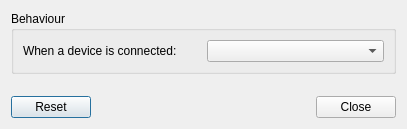
<?xml version="1.0" encoding="UTF-8"?>
<ui version="4.0">
 <class>Configuration</class>
 <widget class="QDialog" name="Configuration">
  <property name="geometry">
   <rect>
    <x>0</x>
    <y>0</y>
    <width>407</width>
    <height>129</height>
   </rect>
  </property>
  <property name="windowTitle">
   <string>Removable Media Settings</string>
  </property>
  <layout class="QGridLayout" name="gridLayout">
   <item row="0" column="0">
    <widget class="QGroupBox" name="groupBox">
     <property name="title">
      <string>Behaviour</string>
     </property>
     <layout class="QHBoxLayout" name="horizontalLayout">
      <item>
       <widget class="QLabel" name="devAddedLabel">
        <property name="text">
         <string>When a device is connected:</string>
        </property>
       </widget>
      </item>
      <item>
       <widget class="QComboBox" name="devAddedCombo"/>
      </item>
     </layout>
    </widget>
   </item>
   <item row="1" column="0">
    <spacer name="verticalSpacer">
     <property name="orientation">
      <enum>Qt::Vertical</enum>
     </property>
     <property name="sizeHint" stdset="0">
      <size>
       <width>20</width>
       <height>41</height>
      </size>
     </property>
    </spacer>
   </item>
   <item row="2" column="0">
    <layout class="QHBoxLayout" name="horizontalLayout_2">
     <item>
      <widget class="QDialogButtonBox" name="buttonBox_1">
       <property name="orientation">
        <enum>Qt::Horizontal</enum>
       </property>
       <property name="standardButtons">
        <set>QDialogButtonBox::Reset</set>
       </property>
      </widget>
     </item>
     <item>
      <spacer name="horizontalSpacer">
       <property name="orientation">
        <enum>Qt::Horizontal</enum>
       </property>
       <property name="sizeHint" stdset="0">
        <size>
         <width>40</width>
         <height>20</height>
        </size>
       </property>
      </spacer>
     </item>
     <item>
      <spacer name="horizontalSpacer_2">
       <property name="orientation">
        <enum>Qt::Horizontal</enum>
       </property>
       <property name="sizeHint" stdset="0">
        <size>
         <width>40</width>
         <height>20</height>
        </size>
       </property>
      </spacer>
     </item>
     <item>
      <widget class="QDialogButtonBox" name="buttonBox_2">
       <property name="orientation">
        <enum>Qt::Horizontal</enum>
       </property>
       <property name="standardButtons">
        <set>QDialogButtonBox::Close</set>
       </property>
      </widget>
     </item>
    </layout>
   </item>
  </layout>
 </widget>
 <resources/>
 <connections>
  <connection>
   <sender>buttonBox_1</sender>
   <signal>accepted()</signal>
   <receiver>Configuration</receiver>
   <slot>accept()</slot>
   <hints>
    <hint type="sourcelabel">
     <x>248</x>
     <y>254</y>
    </hint>
    <hint type="destinationlabel">
     <x>157</x>
     <y>274</y>
    </hint>
   </hints>
  </connection>
  <connection>
   <sender>buttonBox_1</sender>
   <signal>rejected()</signal>
   <receiver>Configuration</receiver>
   <slot>reject()</slot>
   <hints>
    <hint type="sourcelabel">
     <x>316</x>
     <y>260</y>
    </hint>
    <hint type="destinationlabel">
     <x>286</x>
     <y>274</y>
    </hint>
   </hints>
  </connection>
 </connections>
</ui>
